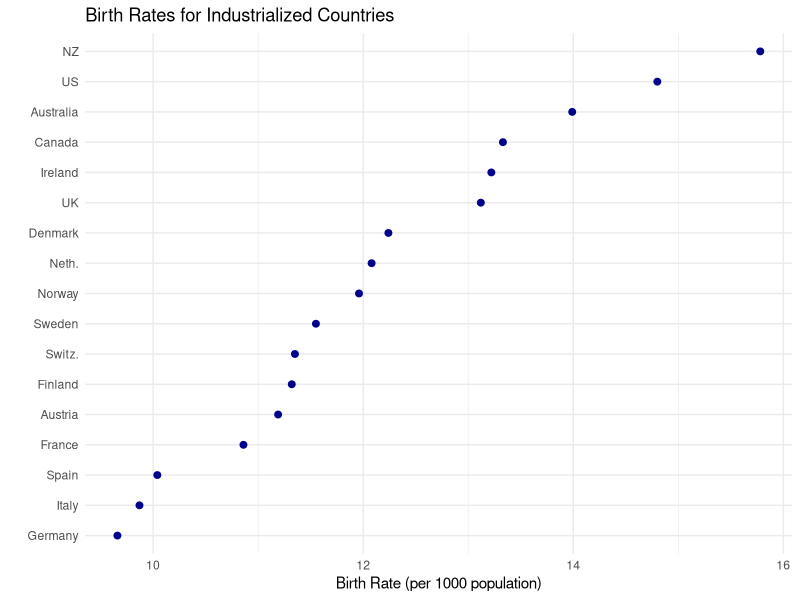
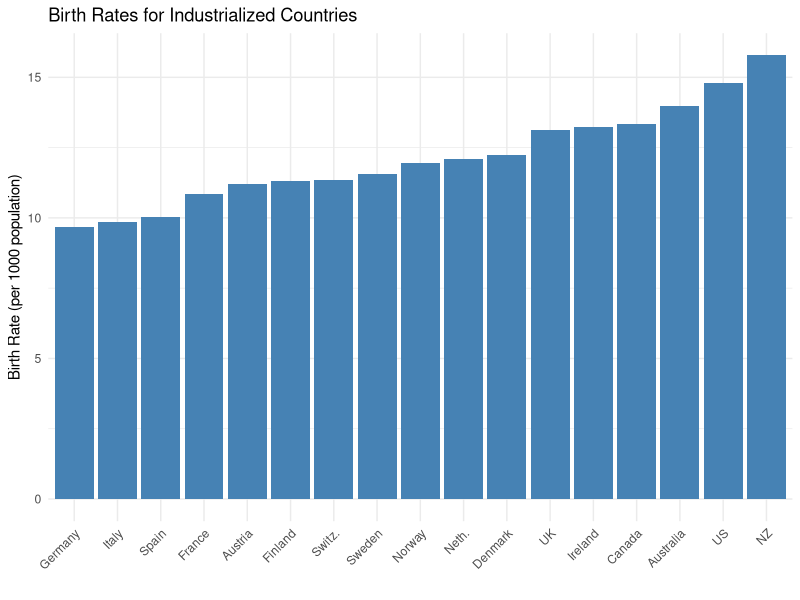
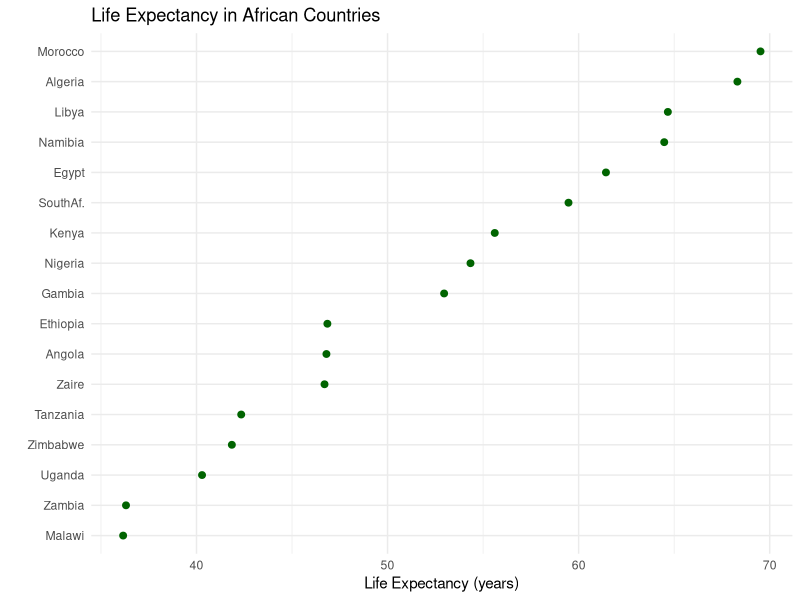
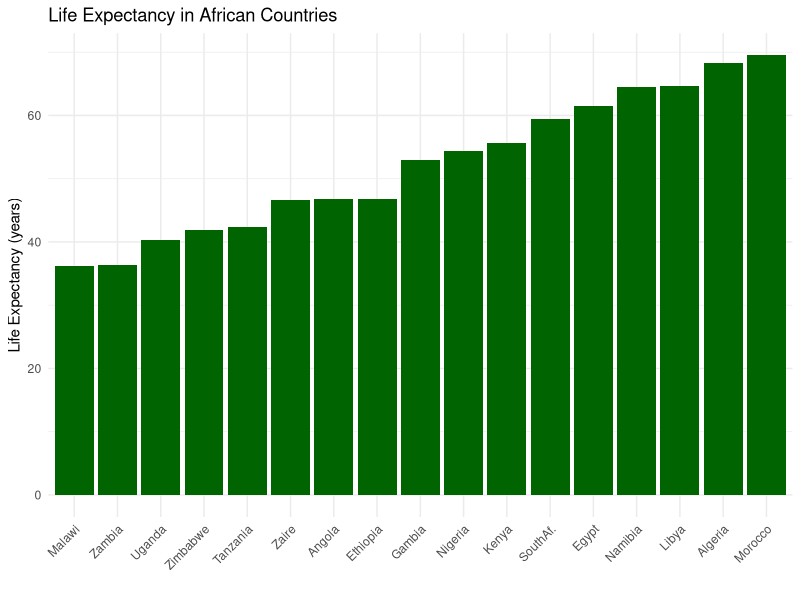
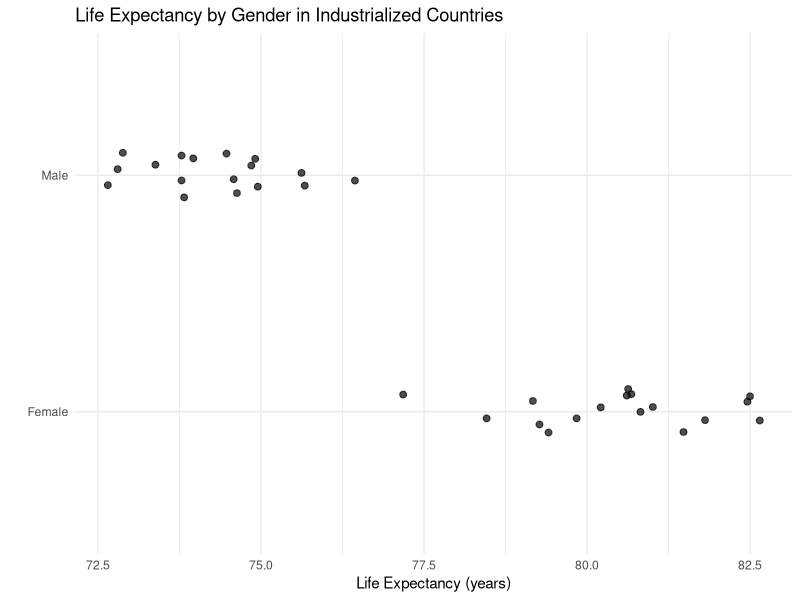
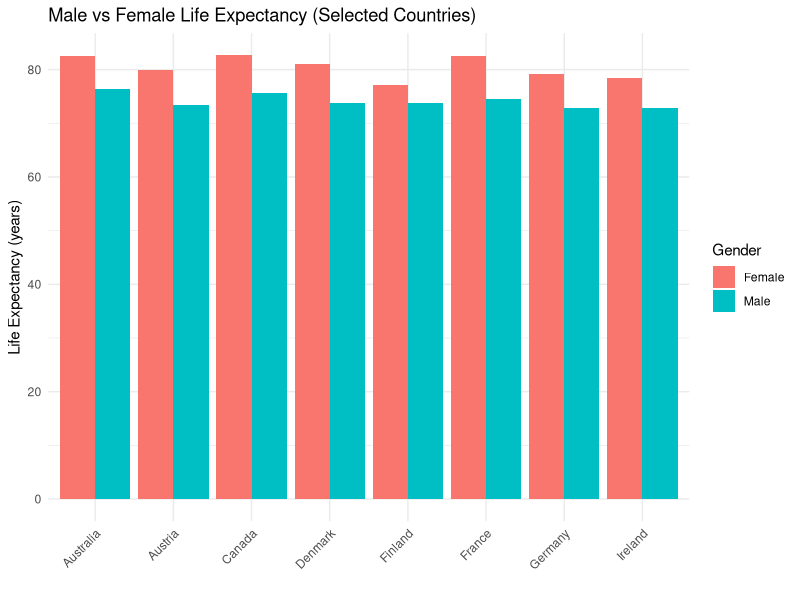
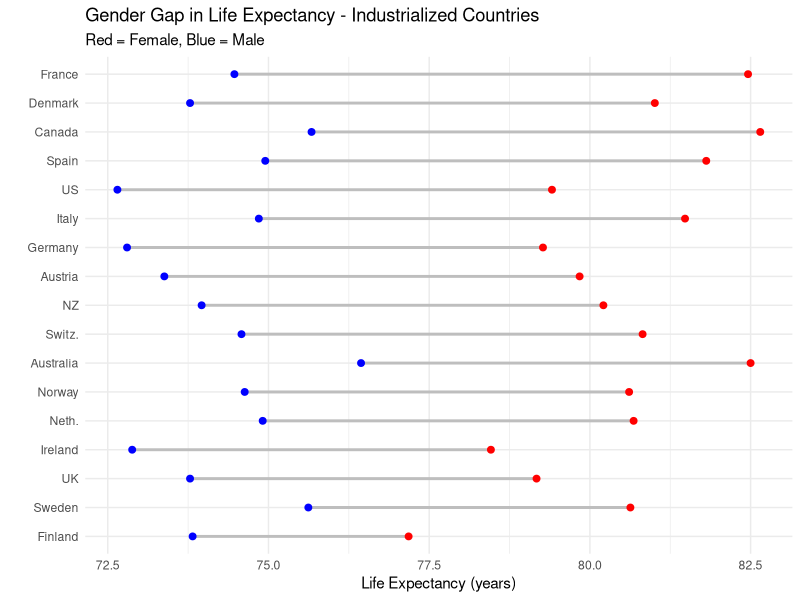
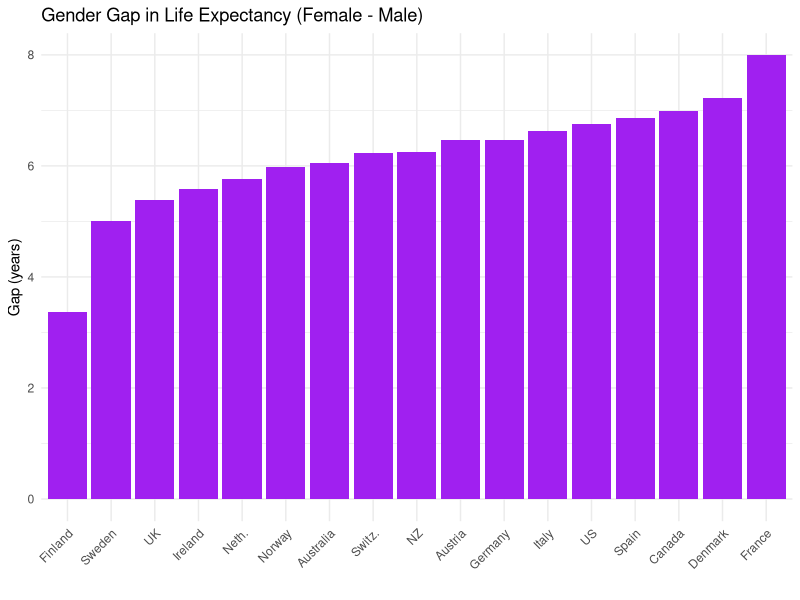

Here is the R script that generated these plots, in order:
## ---- chunk 1
library(knitr)
library(ggplot2)
## ---- chunk 2
# Import data
vital_data <- read.csv("vital_data_ch2.csv", header = TRUE)

# Display the first few rows
head(vital_data)

# Recode country type for better readability
vital_data$type_name <- factor(vital_data$type, 
                             levels = 1:4,
                             labels = c("Industrialized", "Africa", 
                                       "SE Asia", "C&S America"))
## ---- chunk 3
# Filter for industrialized countries
industrial <- vital_data[vital_data$type == 1, ]

# Create a dot plot
ggplot(industrial, aes(x = births, y = reorder(Country, births))) +
  geom_point(size = 2, color = "darkblue") +
  labs(title = "Birth Rates for Industrialized Countries",
       x = "Birth Rate (per 1000 population)",
       y = "") +
  theme_minimal()

# Create a bar graph with sensible ordering
ggplot(industrial, aes(x = reorder(Country, births), y = births)) +
  geom_bar(stat = "identity", fill = "steelblue") +
  labs(title = "Birth Rates for Industrialized Countries",
       x = "",
       y = "Birth Rate (per 1000 population)") +
  theme_minimal() +
  theme(axis.text.x = element_text(angle = 45, hjust = 1))
## ---- chunk 4
# Filter for African countries
african <- vital_data[vital_data$type == 2, ]

# Create a dot plot
ggplot(african, aes(x = life.both, y = reorder(Country, life.both))) +
  geom_point(size = 2, color = "darkgreen") +
  labs(title = "Life Expectancy in African Countries",
       x = "Life Expectancy (years)",
       y = "") +
  theme_minimal()

# Create a bar graph
ggplot(african, aes(x = reorder(Country, life.both), y = life.both)) +
  geom_bar(stat = "identity", fill = "darkgreen") +
  labs(title = "Life Expectancy in African Countries",
       x = "",
       y = "Life Expectancy (years)") +
  theme_minimal() +
  theme(axis.text.x = element_text(angle = 45, hjust = 1))
## ---- chunk 5
# Create datasets for stem-and-leaf plot
male_life <- industrial$life.male
female_life <- industrial$life.fem

# Stem-and-leaf plot (use 'aplpack' if available)
# For demonstration, let's use a simple display method
cat("MALES\n")
stem(male_life, scale = 1)
cat("\nFEMALES\n")
stem(female_life, scale = 1)

# Create data frame for dot plots
life_exp_data <- data.frame(
  Country = rep(industrial$Country, 2),
  Gender = rep(c("Male", "Female"), each = nrow(industrial)),
  LifeExp = c(industrial$life.male, industrial$life.fem)
)

# Dot plot comparing distributions
ggplot(life_exp_data, aes(x = LifeExp, y = Gender)) +
  geom_jitter(height = 0.1, width = 0, alpha = 0.7, size = 2) +
  labs(title = "Life Expectancy by Gender in Industrialized Countries",
       x = "Life Expectancy (years)",
       y = "") +
  theme_minimal()

# Bar graph comparing countries (paired)
# First reshape data for paired bar chart
industrial_long <- data.frame(
  Country = rep(industrial$Country, 2),
  Gender = rep(c("Male", "Female"), each = nrow(industrial)),
  LifeExp = c(industrial$life.male, industrial$life.fem)
)

# Create bar graph for first few countries (for clarity)
ggplot(industrial_long[industrial_long$Country %in% industrial$Country[1:8],], 
       aes(x = Country, y = LifeExp, fill = Gender)) +
  geom_bar(stat = "identity", position = "dodge") +
  labs(title = "Male vs Female Life Expectancy (Selected Countries)",
       x = "",
       y = "Life Expectancy (years)") +
  theme_minimal() +
  theme(axis.text.x = element_text(angle = 45, hjust = 1))
## ---- chunk 6
# Calculate gender gap
industrial$gender_gap <- industrial$life.fem - industrial$life.male

# Create connected dot plot (line-linked)
ggplot(industrial, aes(y = reorder(Country, gender_gap))) +
  geom_segment(aes(x = life.male, xend = life.fem, 
                   yend = Country), 
               color = "gray", size = 1) +
  geom_point(aes(x = life.male), color = "blue", size = 2) +
  geom_point(aes(x = life.fem), color = "red", size = 2) +
  labs(title = "Gender Gap in Life Expectancy - Industrialized Countries",
       subtitle = "Red = Female, Blue = Male",
       x = "Life Expectancy (years)",
       y = "") +
  theme_minimal()

# Create a bar chart of the gender gap itself
ggplot(industrial, aes(x = reorder(Country, gender_gap), y = gender_gap)) +
  geom_bar(stat = "identity", fill = "purple") +
  labs(title = "Gender Gap in Life Expectancy (Female - Male)",
       x = "",
       y = "Gap (years)") +
  theme_minimal() +
  theme(axis.text.x = element_text(angle = 45, hjust = 1))
## ---- chunk 7
# Calculate the ratio
vital_data$life_ratio <- vital_data$life.fem / vital_data$life.male
vital_data$life_diff <- vital_data$life.fem - vital_data$life.male

# Create a comparison table for industrialized countries
life_comp <- vital_data[vital_data$type == 1, 
                       c("Country", "life.male", "life.fem", 
                         "life_diff", "life_ratio")]

# Order by difference
life_comp_ordered <- life_comp[order(life_comp$life_diff), ]

# Display table
kable(life_comp_ordered, 
      col.names = c("Country", "Male Life Exp.", "Female Life Exp.", 
                    "Difference (F-M)", "Ratio (F/M)"),
      digits = c(0, 2, 2, 2, 3),
      caption = "Gender Differences in Life Expectancy - Industrialized Countries")
## ---- chunk 8
# Create a plot comparing infant mortality rates
ggplot(vital_data, aes(x = mor.both, y = type_name, color = type_name)) +
  geom_jitter(height = 0.2, width = 0) +
  labs(title = "Infant Mortality Rates by Region",
       x = "Infant Mortality Rate (per 1000 births)",
       y = "") +
  theme_minimal() +
  guides(color = "none")  # Remove redundant legend

# Add a boxplot for comparison
ggplot(vital_data, aes(x = type_name, y = mor.both, fill = type_name)) +
  geom_boxplot(alpha = 0.7) +
  labs(title = "Distribution of Infant Mortality Rates by Region",
       x = "",
       y = "Infant Mortality Rate (per 1000 births)") +
  theme_minimal() +
  guides(fill = "none")  # Remove redundant legend
## ---- chunk 9
# Calculate the ratio
vital_data$mortality_ratio <- vital_data$mor.fem / vital_data$mor.male

# Create a dot plot with countries labeled
ggplot(vital_data, aes(x = mortality_ratio, y = type_name, color = type_name)) +
  geom_jitter(height = 0.2, width = 0) +
  geom_text(data = subset(vital_data, mortality_ratio > 1.1 | mortality_ratio < 0.9),
            aes(label = Country), hjust = -0.1, size = 3) +
  labs(title = "Female/Male Infant Mortality Ratio by Region",
       subtitle = "Values > 1 indicate higher female mortality; outliers labeled",
       x = "Ratio (Female/Male)",
       y = "") +
  geom_vline(xintercept = 1, linetype = "dashed") +
  theme_minimal() +
  guides(color = "none")  # Remove redundant legend
## ---- chunk 10
# Create a dot plot with regions
ggplot(vital_data, aes(x = life.both, y = type_name, color = type_name)) +
  geom_jitter(height = 0.2, width = 0) +
  labs(title = "Life Expectancy by Region",
       x = "Life Expectancy (years)",
       y = "") +
  theme_minimal() +
  guides(color = "none")  # Remove redundant legend

# Highlight specific countries
countries_to_label <- c("Japan", "Hong Kong", "Singapore", 
                       "Malawi", "Zambia", "Morocco",
                       "Bolivia", "Chile")

ggplot(vital_data, aes(x = life.both, y = type_name, color = type_name)) +
  geom_jitter(height = 0.2, width = 0) +
  geom_text(data = subset(vital_data, Country %in% countries_to_label),
            aes(label = Country), hjust = -0.1, size = 3) +
  labs(title = "Life Expectancy by Region (Notable Countries Labeled)",
       x = "Life Expectancy (years)",
       y = "") +
  theme_minimal() +
  guides(color = "none")  # Remove redundant legend
## ---- chunk 11
# Create a scatterplot of birth rates vs death rates
ggplot(vital_data, aes(x = births, y = deaths, color = type_name)) +
  geom_point(size = 2) +
  geom_text(data = subset(vital_data, deaths > 20 | births > 45),
            aes(label = Country), hjust = -0.1, size = 3) +
  labs(title = "Birth Rates vs Death Rates by Region",
       x = "Birth Rate (per 1000 population)",
       y = "Death Rate (per 1000 population)") +
  theme_minimal()
## ---- chunk 12
# Calculate mean birth rate for SE Asian countries
se_asia_mean <- mean(vital_data$births[vital_data$type == 3])
se_asia_median <- median(vital_data$births[vital_data$type == 3])

# Create a table showing individual values
se_asia_births <- vital_data[vital_data$type == 3, c("Country", "births")]
se_asia_births <- se_asia_births[order(se_asia_births$births), ]

# Display results
cat("Mean birth rate for SE Asian countries:", round(se_asia_mean, 2), "\n")
cat("Median birth rate for SE Asian countries:", se_asia_median, "\n\n")

kable(se_asia_births, 
      col.names = c("Country", "Birth Rate"), 
      caption = "Birth Rates in Southeast Asian Countries")
## ---- chunk 13
# Calculate population increase
vital_data$increase <- vital_data$births + vital_data$migrants - vital_data$deaths

# Create a table showing countries with highest and lowest increases
top_increase <- vital_data[order(-vital_data$increase), c("Country", "type_name", "increase")][1:5, ]
bottom_increase <- vital_data[order(vital_data$increase), c("Country", "type_name", "increase")][1:5, ]

# Display results
kable(top_increase, 
      col.names = c("Country", "Region", "Population Increase Rate"), 
      caption = "Countries with Highest Population Growth Rates (per 1000)")

kable(bottom_increase, 
      col.names = c("Country", "Region", "Population Increase Rate"), 
      caption = "Countries with Lowest Population Growth Rates (per 1000)")
